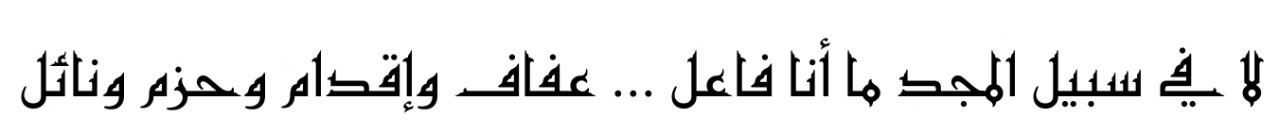
#> input picture test/2.jpeg, 1280 x 134 px
$ python -i preprocessing.py   (imports and definitions only)
#> lines starting #> are read from the running program, lines starting #| are printed output that depends on the picture; after the words box and inside, x2 and y2 are one past the last pixel; in counts of white or black regions, pixels touching at a corner belong together
#> further down, picture is the input picture: shape (134, 1280, 3); min 0, max 255, mean 234.6
import cv2
import numpy as np
#--------------------------------------
def pre_processing(data):
    print("-----PreProcessing-----")
    edges = list()
    for index in range(len(data)):
        data[index][0] = binarize(data[index][0])
        data[index][0] = check_background(data[index][0])
        edges.append(edge_detection(data[index][0]))
    return data , edges
#--------------------------------------
def binarize(img):
    img = cv2.cvtColor(img, cv2.COLOR_BGR2GRAY)
    img = cv2.GaussianBlur(img, (3, 3), 0)
    _,img = cv2.threshold(img, 150, 255, cv2.THRESH_OTSU)
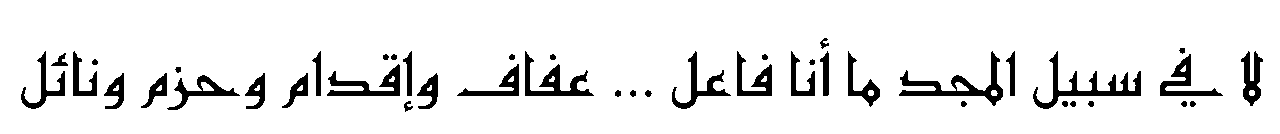
#> img: shape (134, 1280); 91.8% white; 44 black regions, largest, box (x1, y1, x2, y2) and area: (899, 51, 1003, 106) 1322, (1033, 51, 1141, 109) 1313, (525, 51, 594, 96) 990
    return img
#--------------------------------------
def check_background(img):
    backgrounnd = img[0][0]
    if backgrounnd == 0:
        img = cv2.bitwise_not(img)
    return img
#--------------------------------------
def edge_detection(img):
    img = cv2.Canny(img,50,150,apertureSize = 3)
    return img


>>> import cv2
>>> picture = cv2.imread('test/2.jpeg')
>>> result = binarize(picture)

$ run again, on test/1.png
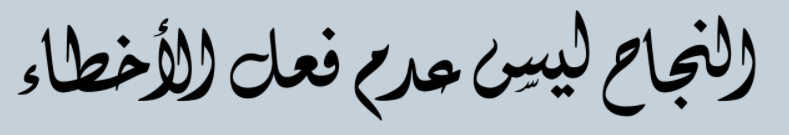
#> input picture test/1.png, 789 x 135 px
#> picture is the input picture: shape (135, 789, 3); mean B, G, R 188.7, 180.9, 170.5
#> in binarize, `img = cv2.GaussianBlur(img, (3, 3), 0)`:
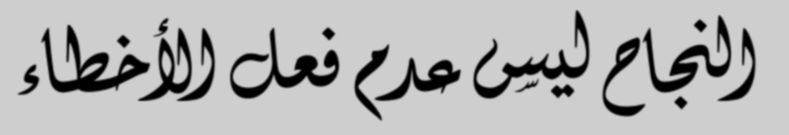
#> img: shape (135, 789); min 0, max 206, mean 178.4
#> in binarize, `_,img = cv2.threshold(img, 150, 255, cv2.THRESH_OTSU)`:
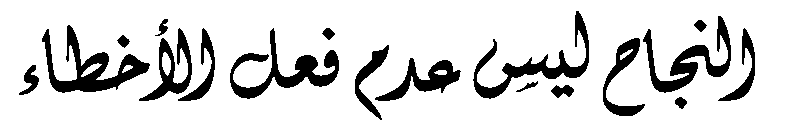
#> img: shape (135, 789); 86% white; 18 black regions, largest, box (x1, y1, x2, y2) and area: (42, 25, 150, 93) 2377, (230, 28, 339, 99) 2134, (473, 11, 589, 99) 1970

$ run again, on test/3.png
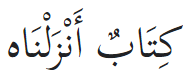
#> input picture test/3.png, 190 x 80 px
#> picture is the input picture: shape (80, 190, 3); mean B, G, R 238.5, 238.3, 238.2
#> in binarize, `img = cv2.GaussianBlur(img, (3, 3), 0)`:
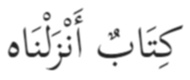
#> img: shape (80, 190); min 33, max 255, mean 238.3
#> in binarize, `_,img = cv2.threshold(img, 150, 255, cv2.THRESH_OTSU)`:
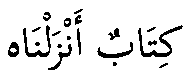
#> img: shape (80, 190); 90.6% white; 20 black regions (4 under 20 px), largest, box (x1, y1, x2, y2) and area: (138, 25, 183, 57) 329, (23, 25, 51, 57) 234, (97, 42, 133, 58) 172

$ run again, on test/4.jpg
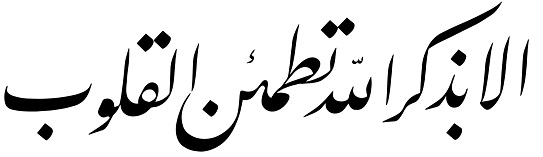
#> input picture test/4.jpg, 543 x 157 px
#> picture is the input picture: shape (157, 543, 3); min 0, max 255, mean 228.5
#> in binarize, `img = cv2.GaussianBlur(img, (3, 3), 0)`:
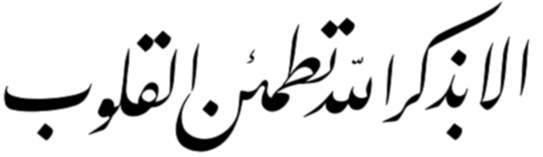
#> img: shape (157, 543); min 0, max 255, mean 228.5
#> in binarize, `_,img = cv2.threshold(img, 150, 255, cv2.THRESH_OTSU)`:
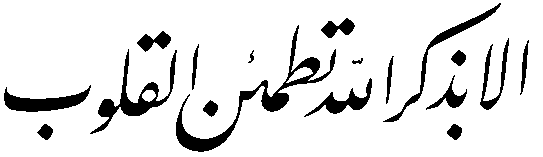
#> img: shape (157, 543); 89.3% white; 18 black regions, largest, box (x1, y1, x2, y2) and area: (176, 25, 336, 152) 2302, (90, 49, 177, 134) 1375, (4, 85, 91, 112) 1048
